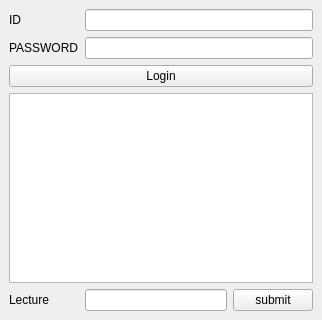
<?xml version="1.0" encoding="UTF-8"?>
<ui version="4.0">
 <class>test</class>
 <widget class="QMainWindow" name="test">
  <property name="geometry">
   <rect>
    <x>0</x>
    <y>0</y>
    <width>322</width>
    <height>320</height>
   </rect>
  </property>
  <property name="windowTitle">
   <string>MainWindow</string>
  </property>
  <property name="autoFillBackground">
   <bool>false</bool>
  </property>
  <widget class="QWidget" name="centralwidget">
   <layout class="QGridLayout" name="gridLayout">
    <item row="4" column="0">
     <widget class="QLabel" name="label_3">
      <property name="text">
       <string>Lecture</string>
      </property>
     </widget>
    </item>
    <item row="4" column="1">
     <widget class="QLineEdit" name="edit_lecture"/>
    </item>
    <item row="4" column="2">
     <widget class="QPushButton" name="btn_submit">
      <property name="text">
       <string>submit</string>
      </property>
     </widget>
    </item>
    <item row="0" column="0">
     <widget class="QLabel" name="label">
      <property name="text">
       <string>ID</string>
      </property>
     </widget>
    </item>
    <item row="0" column="1" colspan="2">
     <widget class="QLineEdit" name="edit_id"/>
    </item>
    <item row="2" column="0" colspan="3">
     <widget class="QPushButton" name="btn_login">
      <property name="text">
       <string>Login</string>
      </property>
     </widget>
    </item>
    <item row="1" column="0">
     <widget class="QLabel" name="label_2">
      <property name="text">
       <string>PASSWORD</string>
      </property>
     </widget>
    </item>
    <item row="1" column="1" colspan="2">
     <widget class="QLineEdit" name="edit_password">
      <property name="enabled">
       <bool>true</bool>
      </property>
      <property name="acceptDrops">
       <bool>true</bool>
      </property>
      <property name="dragEnabled">
       <bool>false</bool>
      </property>
      <property name="clearButtonEnabled">
       <bool>false</bool>
      </property>
     </widget>
    </item>
    <item row="3" column="0" colspan="3">
     <widget class="QTextEdit" name="edit_list"/>
    </item>
   </layout>
  </widget>
 </widget>
 <resources/>
 <connections/>
</ui>
